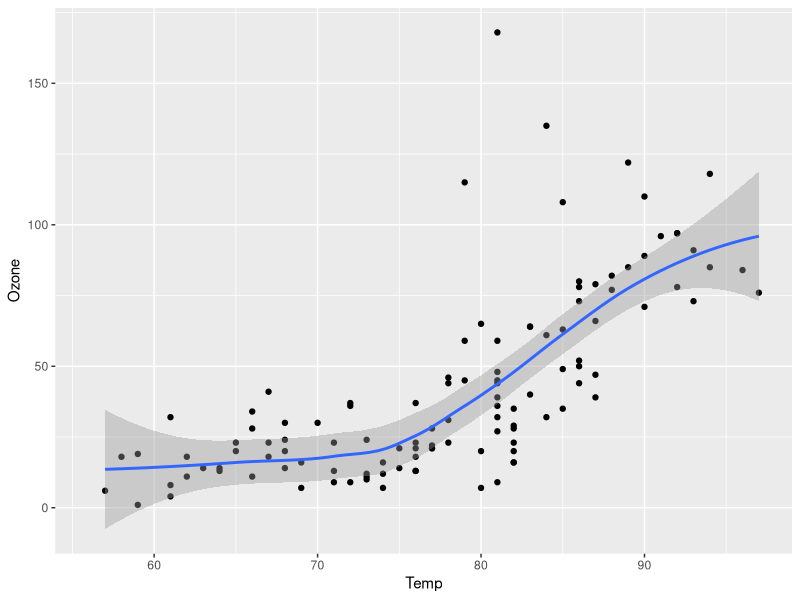
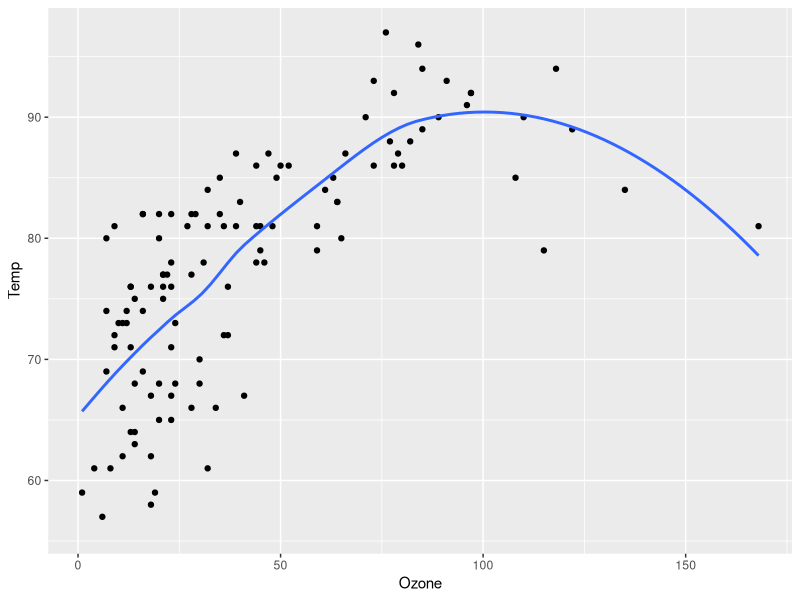
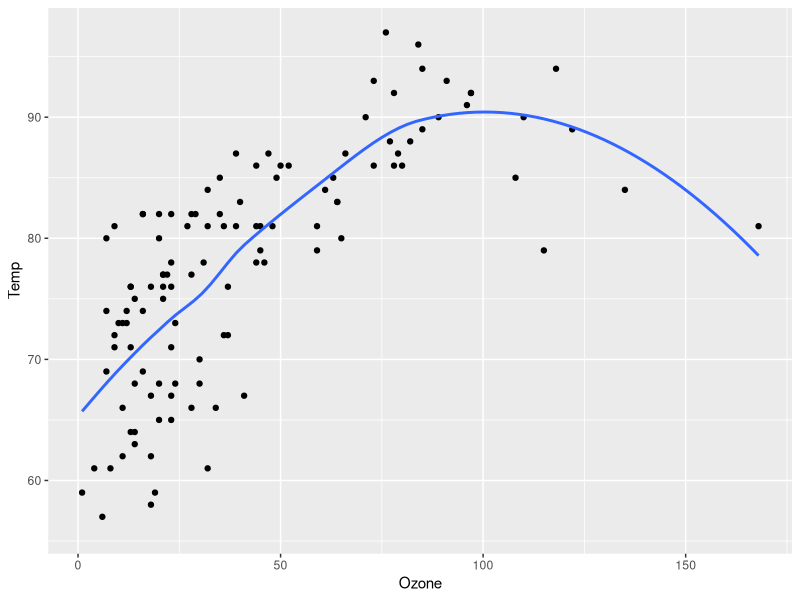
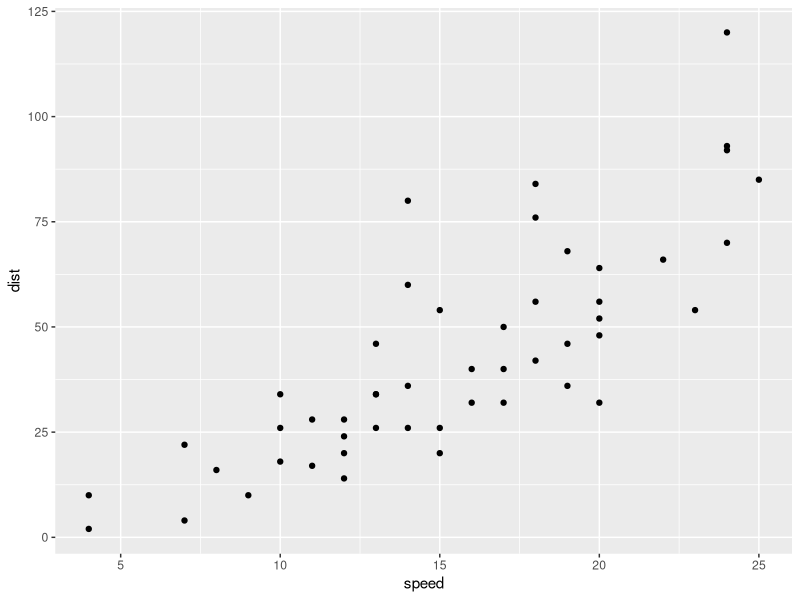
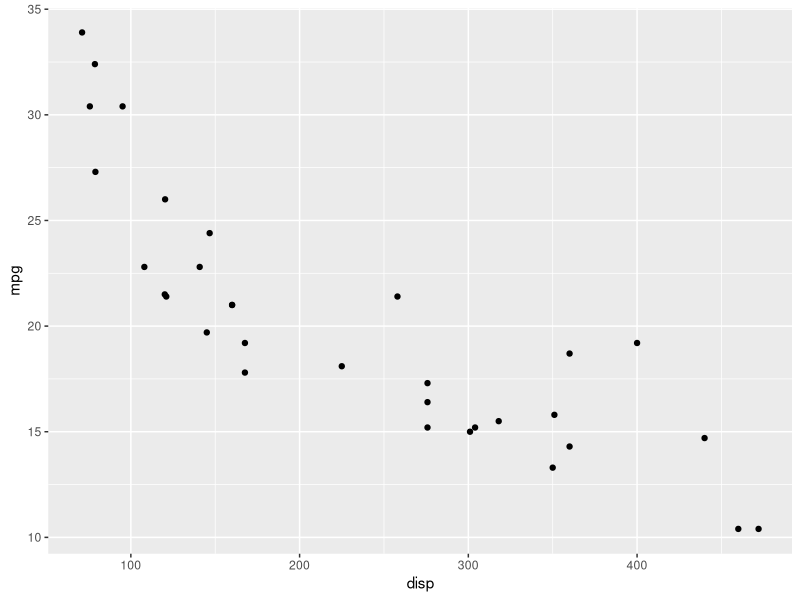
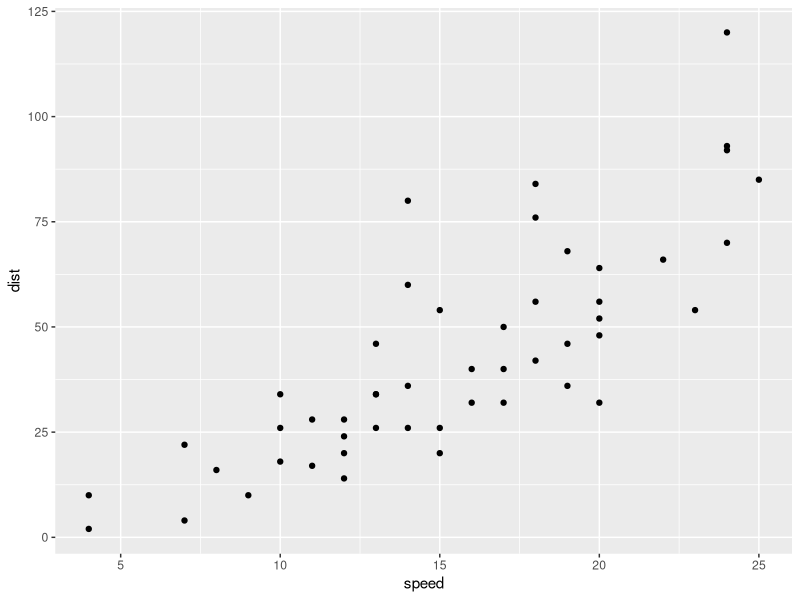
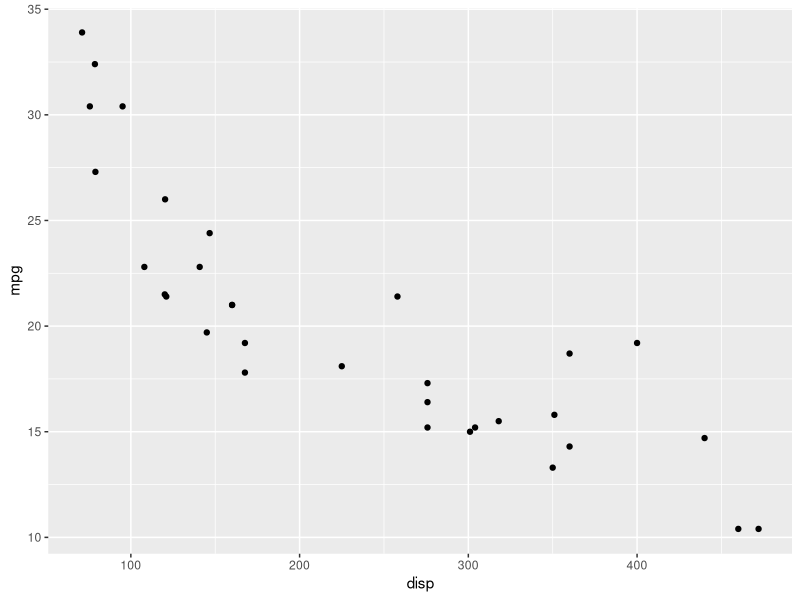

R code for these plots, in order:
## ---- chunk 1
library(tidyverse)
## ---- chunk 2
#| eval: true
#| echo: false
head(mtcars)
## ---- chunk 3
# label: example-code-introduction
#| echo: fenced
#| output-location: column
#| label: fig-airquality
#| fig-cap: Temperature and ozone level.
#| warning: false

library(ggplot2)

ggplot(airquality, aes(Temp, Ozone)) + 
  geom_point() + 
  geom_smooth(method = "loess"
)
## ---- chunk 4
mtcars %>% filter(mpg >= 25)
## ---- chunk 5
#| echo: fenced
#| eval: true
mtcars %>% filter(mpg >= 25)
## ---- chunk 6
#| echo: fenced
#| code-line-numbers: "|2-7"
#| warning: false
#| fig-cap: "Air Quality"
#| fig-align: left
#| fig-alt: |
#|   "A scatterplot with temperature by ozone levels along with a trend line 
#|   indicating the increase in temperature with increasing ozone levels."

library(ggplot2)
ggplot(airquality, aes(Ozone, Temp)) + 
        geom_point() + 
        geom_smooth(method = "loess", se = FALSE)
## ---- chunk 7
#| echo: fenced
#| code-line-numbers: "|2"
#| fig-cap: !expr glue::glue("The mean temperature was {mean(airquality$Temp)}")
#| fig-alt: |
#|   "A scatterplot with temperature by ozone levels along with a trend line 
#|   indicating the increase in temperature with increasing ozone levels."
ggplot(airquality, aes(Ozone, Temp)) + 
        geom_point() + 
        geom_smooth(method = "loess", se = FALSE)

## ---- chunk 8
#| echo: fenced
#| code-line-numbers: "|3"
#| output-location: fragment
#| layout-ncol: 2
#| fig-cap: 
#|   - "Speed and Stopping Distances of Cars"
#|   - "Engine displacement and fuel efficiency in Cars"
cars |> 
  ggplot(aes(x = speed, y = dist)) +
  geom_point()
mtcars |> 
  ggplot(aes(x = disp, y = mpg)) +
  geom_point()
## ---- chunk 9
#| echo: fenced
#| code-line-numbers: "|6"
#| output-location: fragment
#| fig-cap: 
#|   - "Speed and Stopping Distances of Cars"
#|   - "Engine displacement and fuel efficiency in Cars"
#| layout: "[[40,-20,40]]"
#| fig-height: 4
#| fig-format: retina
cars |> 
  ggplot(aes(x = speed, y = dist)) +
  geom_point()
mtcars |> 
  ggplot(aes(x = disp, y = mpg)) +
  geom_point()
